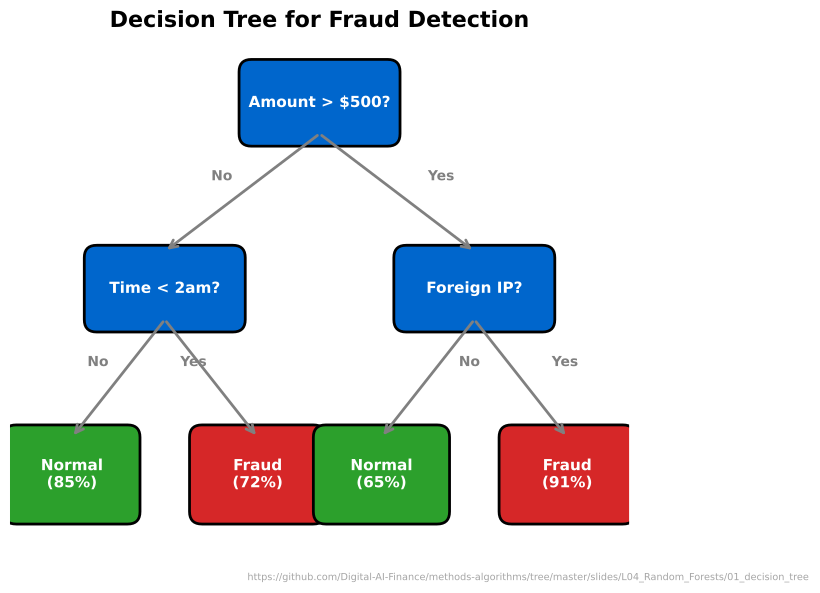

This chart was generated by the following Python code:
"""Decision Tree Structure - Fraud detection example"""
import matplotlib.pyplot as plt

# Chart metadata for QR code generation
CHART_METADATA = {
    'title': 'Decision Tree Structure',
    'description': 'Fraud detection decision rules visualization',
    'url': 'https://github.com/Digital-AI-Finance/methods-algorithms/tree/master/slides/L04_Random_Forests/01_decision_tree'
}
import numpy as np
from matplotlib.patches import FancyBboxPatch, FancyArrowPatch
from pathlib import Path

plt.rcParams.update({
    'font.size': 14, 'axes.labelsize': 14, 'axes.titlesize': 16,
    'xtick.labelsize': 13, 'ytick.labelsize': 13, 'legend.fontsize': 13,
    'figure.figsize': (10, 6), 'figure.dpi': 150,
    'axes.spines.top': False,
    'axes.spines.right': False,
})

MLPURPLE = '#3333B2'
MLBLUE = '#0066CC'
MLGREEN = '#2CA02C'
MLRED = '#D62728'
MLORANGE = '#FF7F0E'

fig, ax = plt.subplots(figsize=(10, 6))

# Node positions
nodes = {
    'root': (0.5, 0.9),
    'left1': (0.25, 0.6),
    'right1': (0.75, 0.6),
    'left2a': (0.1, 0.3),
    'left2b': (0.4, 0.3),
    'right2a': (0.6, 0.3),
    'right2b': (0.9, 0.3),
}

# Node labels and colors
node_info = {
    'root': ('Amount > $500?', MLBLUE, 'white'),
    'left1': ('Time < 2am?', MLBLUE, 'white'),
    'right1': ('Foreign IP?', MLBLUE, 'white'),
    'left2a': ('Normal\n(85%)', MLGREEN, 'white'),
    'left2b': ('Fraud\n(72%)', MLRED, 'white'),
    'right2a': ('Normal\n(65%)', MLGREEN, 'white'),
    'right2b': ('Fraud\n(91%)', MLRED, 'white'),
}

# Draw nodes
for name, (x, y) in nodes.items():
    label, color, textcolor = node_info[name]
    width = 0.18 if 'left2' in name or 'right2' in name else 0.22
    height = 0.12 if 'left2' in name or 'right2' in name else 0.1

    box = FancyBboxPatch((x - width/2, y - height/2), width, height,
                         boxstyle="round,pad=0.02,rounding_size=0.02",
                         facecolor=color, edgecolor='black', linewidth=2)
    ax.add_patch(box)
    ax.text(x, y, label, ha='center', va='center', fontsize=11,
            color=textcolor, fontweight='bold')

# Draw edges
edges = [
    ('root', 'left1', 'No'),
    ('root', 'right1', 'Yes'),
    ('left1', 'left2a', 'No'),
    ('left1', 'left2b', 'Yes'),
    ('right1', 'right2a', 'No'),
    ('right1', 'right2b', 'Yes'),
]

for start, end, label in edges:
    x1, y1 = nodes[start]
    x2, y2 = nodes[end]

    # Adjust start/end points
    y1 -= 0.05
    y2 += 0.06

    ax.annotate('', xy=(x2, y2), xytext=(x1, y1),
                arrowprops=dict(arrowstyle='->', color='gray', lw=2))

    # Edge label
    mid_x = (x1 + x2) / 2
    mid_y = (y1 + y2) / 2
    offset = -0.05 if 'left' in end else 0.05
    ax.text(mid_x + offset, mid_y + 0.02, label, fontsize=10,
            color='gray', fontweight='bold')

ax.set_xlim(0, 1)
ax.set_ylim(0.15, 1.0)
ax.set_aspect('equal')
ax.axis('off')
ax.set_title('Decision Tree for Fraud Detection', fontsize=16, fontweight='bold', pad=10)

# Add URL annotation
plt.figtext(0.99, 0.01, CHART_METADATA['url'],
            fontsize=7, color='gray', ha='right', va='bottom', alpha=0.7)

plt.tight_layout()
plt.savefig(Path(__file__).parent / 'chart.pdf', dpi=300, bbox_inches='tight')
plt.close()
print("Chart saved: 01_decision_tree/chart.pdf")
